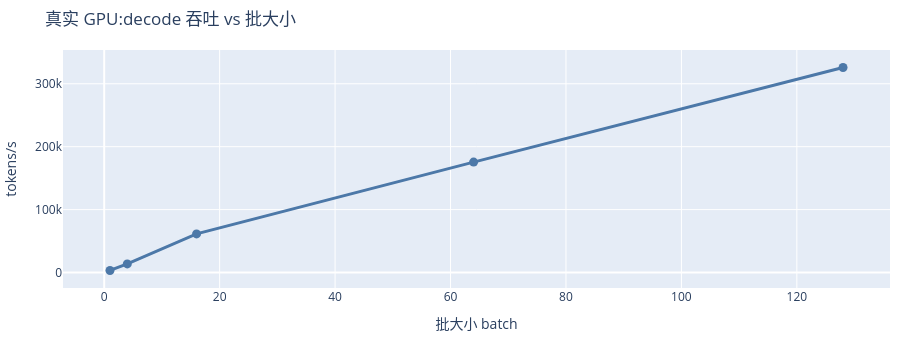

This figure's notebook cell:
### Markdown cell above
💡 **观察**:batch 从 1 涨到 128,吞吐不是平均摊薄而是**大涨**——固定开销被摊薄、带宽被复用。这为第 06 课的玩具引擎与第 2 章的连续批处理埋下伏笔。

### Code cell
# 真实 GPU:decode 阶段「批大小 → 吞吐」曲线
from vllm_real import bench_throughput_curve            # 吞吐曲线微基准

b_list, tps, mps = bench_throughput_curve(batch=(1, 4, 16, 64, 128), token_len=16, reps=5)  # 各批大小实测
print("batch | 每步耗时(ms) | 吞吐(tokens/s)")
for b, ms, tp in zip(b_list, mps, tps):                  # 逐档打印
    print(f"{b:5d} | {ms:8.3f}      | {tp:10.0f}")

import plotly.io as pio
pio.renderers.default = "plotly_mimetype"
import plotly.graph_objects as go
fig = go.Figure(go.Scatter(x=b_list, y=tps, mode="lines+markers",
                           line=dict(width=3, color="#4C78A8"), marker=dict(size=9)))
fig.update_layout(title="真实 GPU:decode 吞吐 vs 批大小",
                  xaxis_title="批大小 batch", yaxis_title="tokens/s",
                  height=340, margin=dict(l=10, r=10, t=50, b=10))
fig.show()                                               # 展示

### Figure 1 — Plotly figure (JSON) as saved in the notebook; plotly's stock layout.template omitted (floating-point values rounded to 4 significant figures)
{"data": [{"line": {"color": "#4C78A8", "width": 3}, "marker": {"size": 9}, "mode": "lines+markers", "type": "scatter", "x": [1, 4, 16, 64, 128], "y": [3290.0, 13720.0, 61410.0, 175500.0, 325800.0]}], "layout": {"height": 340, "margin": {"b": 10, "l": 10, "r": 10, "t": 50}, "title": {"text": "真实 GPU:decode 吞吐 vs 批大小"}, "xaxis": {"title": {"text": "批大小 batch"}}, "yaxis": {"title": {"text": "tokens/s"}}}}
